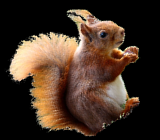
#> input picture squirrel.png, 160 x 140 px
$ python presidential.py   (Python 2 division)   (older library calls are emulated)
#> lines starting #> are read from the running program, lines starting #| are printed output that depends on the picture; after the words box and inside, x2 and y2 are one past the last pixel; in counts of white or black regions, pixels touching at a corner belong together
#!/usr/bin/python2

import os, sys

import cv2
import numpy as np
from PIL import Image # Optional

fname = 'squirrel.png'

# Read the squirrel image
sq = cv2.imread(fname)
#> sq is the input picture: shape (140, 160, 3); mean B, G, R 36.9, 49.4, 67.5
print sq.shape
#| (140, 160, 3)

cv2.imshow('squirrel', sq)

sq_gray = cv2.cvtColor(sq, cv2.COLOR_BGR2GRAY)
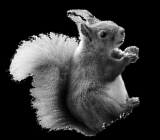
#> sq_gray: shape (140, 160); min 0, max 254, mean 53.4
cv2.imshow('squirrel gray', sq_gray)

sq_gray_mask = sq_gray > 0
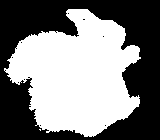
#> sq_gray_mask: shape (140, 160) bool; 50% white; 10 black regions (9 under 20 px), largest, box (x1, y1, x2, y2) and area: (0, 0, 160, 140) 11180
sq_mask = np.array([[[v, v, v] for v in row] for row in sq_gray_mask])
#cv2.waitKey()


# Optional - PIL conversions
pilsq = Image.open(fname)

# PIL -> cv2
sq2 = np.asarray(pilsq)
sq2 = cv2.cvtColor(sq2, cv2.COLOR_RGB2BGR)
# cv2 -> PIL
pilsq2 = cv2.cvtColor(sq, cv2.COLOR_BGR2RGB)
pilsq2 = Image.fromarray(pilsq2)


# Load face detection cascade
print 'loading face cascade...'
cas_dir = '/usr/share/opencv/haarcascades/'
cas_fname = 'haarcascade_frontalface_default.xml'
#cas_fname = 'haarcascade_frontalface_alt.xml'
cas = cv2.CascadeClassifier(os.path.join(cas_dir, cas_fname))


# Webcam viewing
print 'starting webcam...'
cam = cv2.VideoCapture(0)
ret, frame = cam.read()
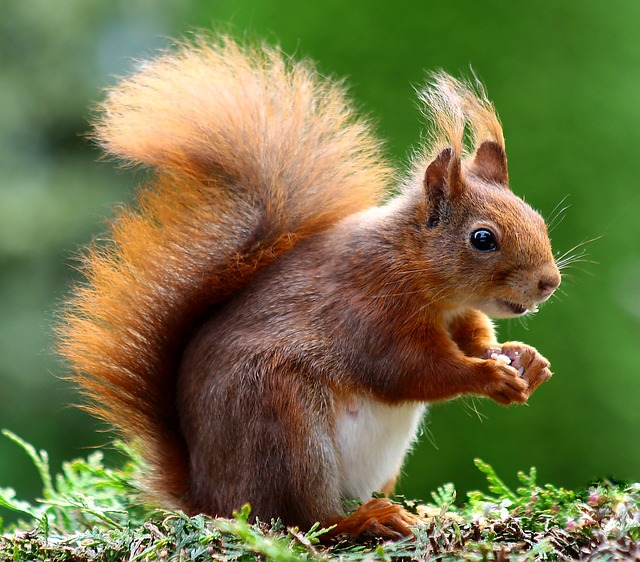
#> input picture squirrel_orig.jpg, 640 x 562 px, given in place of the camera
#> frame is the input picture: shape (562, 640, 3); mean B, G, R 69.5, 114.9, 113.9
assert ret
print 'webcam res:', frame.shape
#| webcam res: (562, 640, 3)

while True:
    ret, frame = cam.read()

    # overlay the squirrel
    np.copyto(frame[-sq.shape[0]:, 0:sq.shape[1], :], sq, where=sq_mask)

    frame_gray = cv2.cvtColor(frame, cv2.COLOR_BGR2GRAY)
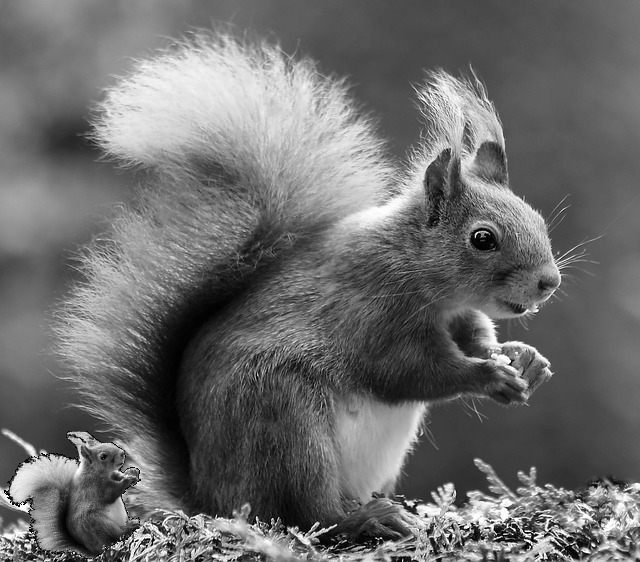
#> frame_gray: shape (562, 640); min 0, max 255, mean 108
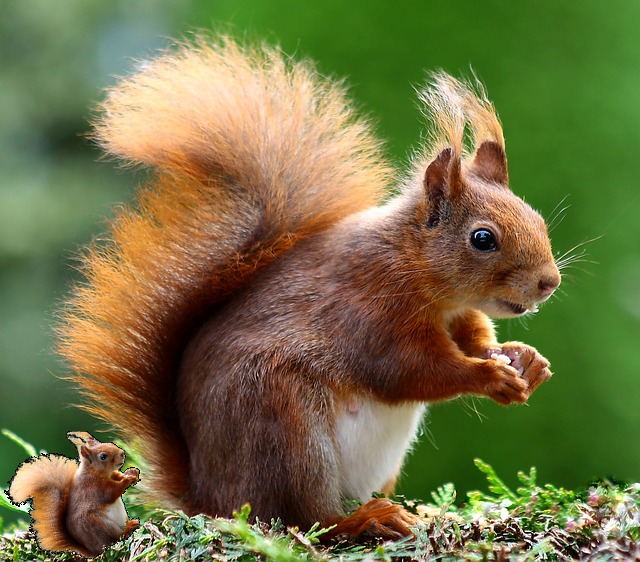
#> frame: shape (562, 640, 3); 3.12% of pixels changed, all inside (x1, y1, x2, y2) = (4, 431, 141, 559)
    faces = cas.detectMultiScale(
            frame_gray,
            scaleFactor=1.1,
            minNeighbors=5,
            minSize=(30, 30),
            flags = cv2.CASCADE_SCALE_IMAGE
            # v2.4 -> cv2.cv.CV_HAAR_SCALE_IMAGE
            )
#> faces = ()
    #print faces

    #print 'frame: %s - %s' % (frame.shape, frame.dtype)

    for (x, y, w, h) in faces:
        # First augment it a little, because the original rect isn't very good
        #cv2.rectangle(frame, (x, y), (x+w, y+h), (0, 255, 0), 2)
        x0 = x
        y0 = y
        w0 = w
        h0 = h


        # Extend the box a bit
        #y -= int(h * 0.1)
        h += int(h * 0.3)
        x -= int(w * 0.1)
        w += int(w * 0.2)
        if y < 0 or y+h > frame.shape[0]:
            continue
        if x < 0 or x+w > frame.shape[1]:
            continue

        #cv2.rectangle(frame, (x, y), (x+w, y+h), (0, 255, 255), 2)

        # Make more presidential colour
        # Get skin values
        frame_hsv = cv2.cvtColor(frame, cv2.COLOR_BGR2HSV)
        face_hsv = frame_hsv[y:y+h, x:x+w, :]

        hsv_min = np.array([0, 0, 40])
        hsv_max = np.array([200, 120, 220])
        face_inrange = cv2.inRange(face_hsv, hsv_min, hsv_max)
        face_inrange = np.array([[[v, v, v] for v in row] for row in face_inrange], dtype=bool)
        #print 'face_inrange: %s - %s' % (face_inrange.shape, face_inrange.dtype)

        pres_skin = [0.2, 0.65, 1.7]
        face_bgr = frame[y:y+h, x:x+w, :] * pres_skin
        face_bgr = np.minimum(face_bgr, 255)
        face_bgr = np.array(face_bgr, dtype='uint8')
        #print 'face_bgr: %s - %s' % (face_bgr.shape, face_bgr.dtype)
        np.copyto(frame[y:y+h, x:x+w, :], face_bgr, where=face_inrange)


        # More presidential hair
        hair = sq[30:,0:70]
        hair = np.rot90(hair, 3)
        hair_mask = sq_mask[30:,0:70]
        hair_mask = np.rot90(hair_mask, 3)

        hair_scale = w0 / float(hair.shape[1])

        hair = cv2.resize(hair, None, fx=hair_scale, fy=hair_scale)

        hair_mask = np.array(hair_mask, dtype='uint8')
        hair_mask = cv2.resize(hair_mask, None, fx=hair_scale, fy=hair_scale)
        hair_mask = np.array(hair_mask, dtype=bool)

        hair = np.array(np.minimum((hair * 0.7) + 100, 255), dtype='uint8') # Optional

        if y0 - hair.shape[0] < 0:
            continue
        np.copyto(frame[y0-hair.shape[0]:y0, x0:x0+hair.shape[1], :], hair, where=hair_mask)
#> this loop made 0 passes


    cv2.imshow('cam', frame)
    key = cv2.waitKey(1)
#> (key Esc is pressed here)
    if key != -1:
        break
